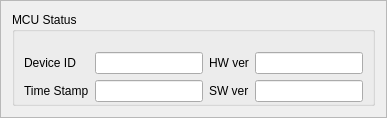
            <widget class="QFrame" name="frame_27">
             <property name="maximumSize">
              <size>
               <width>571</width>
               <height>111</height>
              </size>
             </property>
             <property name="frameShape">
              <enum>QFrame::StyledPanel</enum>
             </property>
             <property name="frameShadow">
              <enum>QFrame::Raised</enum>
             </property>
             <layout class="QVBoxLayout" name="verticalLayout_28">
              <item>
               <widget class="QGroupBox" name="groupBox_11">
                <property name="title">
                 <string>MCU Status</string>
                </property>
                <layout class="QGridLayout" name="gridLayout_6">
                 <property name="topMargin">
                  <number>20</number>
                 </property>
                 <property name="bottomMargin">
                  <number>1</number>
                 </property>
                 <item row="0" column="0">
                  <widget class="QLabel" name="label_MCU_Device">
                   <property name="text">
                    <string>Device ID</string>
                   </property>
                  </widget>
                 </item>
                 <item row="0" column="1">
                  <widget class="QLineEdit" name="lineEdit_MCU_Device"/>
                 </item>
                 <item row="0" column="2">
                  <widget class="QLabel" name="label_MCU_HW">
                   <property name="text">
                    <string>HW ver</string>
                   </property>
                  </widget>
                 </item>
                 <item row="0" column="3">
                  <widget class="QLineEdit" name="lineEdit_MCU_HW"/>
                 </item>
                 <item row="1" column="0">
                  <widget class="QLabel" name="label_MCU_Time">
                   <property name="text">
                    <string>Time Stamp</string>
                   </property>
                  </widget>
                 </item>
                 <item row="1" column="1">
                  <widget class="QLineEdit" name="lineEdit_MCU_Time"/>
                 </item>
                 <item row="1" column="2">
                  <widget class="QLabel" name="label_MCU_SW">
                   <property name="text">
                    <string>SW ver</string>
                   </property>
                  </widget>
                 </item>
                 <item row="1" column="3">
                  <widget class="QLineEdit" name="lineEdit_MCU_SW"/>
                 </item>
                </layout>
               </widget>
              </item>
             </layout>
            </widget>
